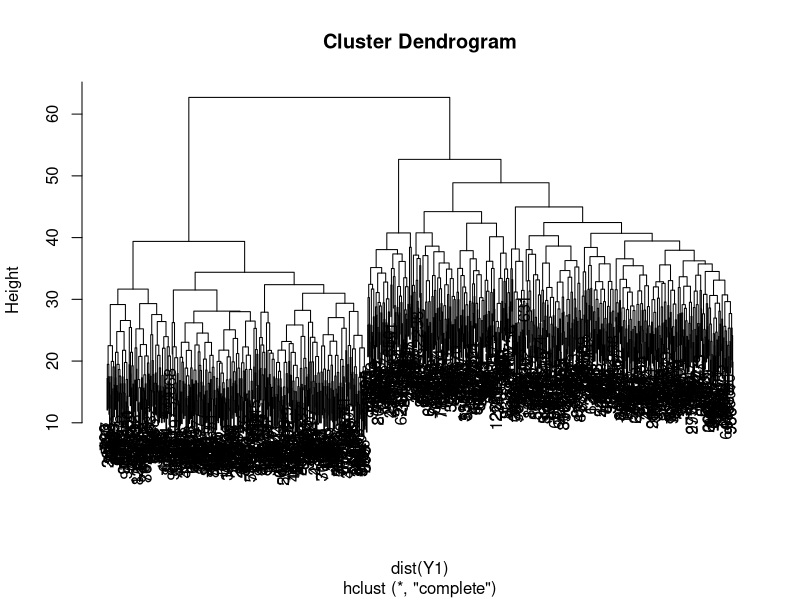

Write R code to recreate this figure.
### Simulate the Data####
###################################################
rm(list = ls())
#ls()
########METHOD 1###########################
### Parameters #######
phi1<- c(0.25,0.75)
phi2<- c(0.1,0.9)
Pi<- c(0.4,0.6)
lambda1<- rgamma(n=100,shape=0.5,rate=1/2)
lambda2<- rgamma(n=100,shape = 1,rate = 1/2)
lambda1
lambda2
### 1.Generate 2 vectors of U####################
U1<- rbinom(n=100,size=1,prob = phi1[1])
U2<- rbinom(n=100,size=1,prob = phi2[1])

#U1
#U2
#U3<- rbinom(n=10,size=1,prob = 0.1)
### 2.Generate cluster assignments###
Z<- sample(2,1000,replace = TRUE,prob =Pi )
#Z
### 3. Generate Y1,...,YN###
M<- length(U1)
N<- length(Z)
Y<- matrix(rep(0,M*N),ncol=N)
#Y
for (i in 1:N){
  if(Z[i]==1){
    for(j in 1:length(U1)){
      if(U1[j]==1){Y[j,i]<- 0}
      else {Y[j,i]<- rpois(1,lambda = lambda1[j])}
    }
  }
  else if(Z[i]==2){
    for(j in 1:length(U1)){
      if(U2[j]==1){Y[j,i]<- 0}
      else {Y[j,i]<- rpois(1,lambda = lambda2[j])}
    }
    
  }
  
}

Y[,1]
#print(Y)
#Y1<- t(Y)
#plot(hclust(dist(Y1)))
#ls()
#t(Y)
sum(U1)/length(U1)
sum(U2)/length(U2)
sum(Z==1)/length(Z)

rm(list=c("i","j","M","N","phi1","phi2","Pi","Z"))
ls()
##########################################################################

### Simulate the Data: Method 3 ####
###################################################
rm(list = ls())
#ls()
###################################################
### Function of ZIP Simulation Function###
ZIPDist<- function(n,pi,theta){
  U<- rbinom(size = 1,n=n,p=pi)
  Y<- NULL
  for(i in 1:n){
    if (U[i]==1){
      Y<- c(Y,0)
    }
    else {
      Y<- c(Y,rpois(1,lambda = theta))
    }
  }
  return(Y)
}

#sim1<- ZIPDist(n=10000,pi=0.2,theta=20)
#sim1
#hist(sim1)
####################################################################
########METHOD 1###########################
### Parameters #######
M<- 100
N<- 1000  
phi1<- c(0.25,0.75)
phi2<- c(0.1,0.9)
Pi<- c(0.4,0.6)
lambda1<- rgamma(n=M,shape=0.5,rate=1/2)
#lambda2<- rgamma(n=M,shape = 1.5,rate = 1/2)
lambda2<- rgamma(n=M,shape = 2,rate = 1/2)

#lambda1
#lambda2

#Phi1_vec <- NULL
#Phi2_vec <- NULL
#for(s in 1:20){
#phi1<- c(0.25,0.75)
#phi2<- c(0.1,0.9)
#Pi<- c(0.4,0.6)
#lambda1<- lambda11
# lambda2<- lambda22
#  print(s)


### 1.Generate 2 vectors of Z For the Clusters####################
Z<- sample(2,N,replace = TRUE,prob =Pi )

Y<- matrix(rep(0,M*N),ncol=N)
#Y
for (i in 1:N){
  if(Z[i]==1){
    for(j in 1:M){
      Y[j,i]<- ZIPDist(n=1,pi=phi1[1],theta=lambda1[j])
      
    }
  }
  else if(Z[i]==2){
    for(j in 1:M){
      Y[j,i]<- ZIPDist(n=1,pi=phi2[1],theta=lambda2[j])
      
    }
    
  }
  
}

#Y[,1]
#print(Y)
Y1<- t(Y)
#print(Y1)
#Y1[,1:10]
plot(hclust(dist(Y1)))
#ls()
#t(Y)
#sum(U1)/length(U1)
#sum(U2)/length(U2)
sum(Z==1)/length(Z)

rm(list=c("i","j","M","N","phi1","phi2","Pi","Z"))
#ls()

###################################################################
#### Posterior Pi & Z_nk####
posteriors<- function(Y,Pi,phi1,phi2,lambda1,lambda2){
  N<- ncol(Y)
  M<- nrow(Y)
  b2<- matrix(rep(0,N*M),nrow=M)
  for(j in 1:ncol(Y)){
    for(i in 1:nrow(Y)){ 
      if(Y[i,j]==0){b2[i,j]<- phi1+((1-phi1)*exp(-lambda1[i]))}
      else {b2[i,j]<- (1-phi1)*dpois(Y[i,j],lambda1[i])}
    }
  }
  b3<- matrix(rep(0,N*M),nrow=M)
  for(j in 1:ncol(Y)){
    for(i in 1:nrow(Y)){
      if(Y[i,j]==0){b3[i,j]<- phi2+((1-phi2)*exp(-lambda2[i]))}
      else {b3[i,j]<- (1-phi2)*dpois(Y[i,j],lambda2[i])}
    }
  }
  b22<- Pi*apply(b2,2,prod)
  
  b33<- (1-Pi)*apply(b3,2,prod)
  postprobs<- b22/(b22+b33)
  Pi<- mean(postprobs)
  ZZ<- cbind(postprobs,1-postprobs)
  out1<- list(Pi,postprobs,ZZ)
  names(out1)<- c("Pi_hat","postprobs","ZZ")
  return(out1)
}
  
  
#posteriors(Y,Pi=0.4,phi1=0.25,phi2=0.1,lambda1=lambda1,lambda2=lambda2)
#################################################################################
#### U_kg####
IndUKG<- function(Y,Pi,phi1,phi2,lambda1,lambda2){
  N<- ncol(Y)
  M<- nrow(Y)
  ukg<- matrix(rep(0,M*N),nrow=M)
  for(j in 1:ncol(Y)){
    for(i in 1:nrow(Y)){
      if(Y[i,j]==0){ukg[i,j]<- (Pi*phi1+(1-Pi)*phi2)/(Pi*(phi1+(1-phi1)*exp(-lambda1[i]))+
                                                        (1-Pi)*(phi2+(1-phi2)*exp(-lambda2[i])))}
      else {ukg[i,j]<- 0}
    }
    
  }
  return(ukg)
}

#IndUKG(Y,Pi=0.4,phi1=0.25,phi2=0.1,lambda1=lambda1,lambda2=lambda2)
############################################################################################
#### Phi_hats###
phi_hats<- function(Y,postprobs,ukg){
  M<- nrow(Y)
  comb1<- postprobs*t(ukg)
  phi_hat1<- sum(comb1)/(M*sum(postprobs))
  #phi_hat1
  comb2<- (1-postprobs)*t(ukg)
  phi_hat2<- sum(comb2)/(M*sum(1-postprobs))
  #phi_hat2
  return(c(phi_hat1,phi_hat2))
}  
  
#phi_hats(Y,postprobs=posteriors(Y,Pi=0.4,phi1=0.25,phi2=0.1,lambda1=lambda1,lambda2=lambda2)$postprobs

 #        ,ukg=IndUKG(Y,Pi=0.4,phi1=0.25,phi2=0.1,lambda1=lambda1,lambda2=lambda2))
  

#################################################################################################
#### Lambda_hats####
lambda_hats<- function(Y,ukg,postprobs){
  d1<- (1-ukg)*Y
  d12<- apply((postprobs*t(d1)),2,sum)
  d13<- apply((postprobs*t(1-ukg)),2,sum)
  
  d22<- apply(((1-postprobs)*t(d1)),2,sum)
  d23<- apply(((1-postprobs)*t(1-ukg)),2,sum)
  for (i in 1:length(d13)){
    if (d13[i]==0) {d13[i]<- 0.000001}
    if (d23[i]==0) {d23[i]<- 0.000001}
  }
  
  
  lambda1<- d12/d13
  lambda2<- d22/d23
  
    
  
  return(cbind(lambda1,lambda2))
}

#lambda_hats(Y,ukg=IndUKG(Y,Pi=0.4,phi1=0.25,phi2=0.1,lambda1=lambda1,lambda2=lambda2)
 #             ,postprobs=posteriors(Y,Pi=0.4,phi1=0.25,phi2=0.1,lambda1=lambda1,lambda2=lambda2)$postprobs)
  
#cbind(lambda1,lambda2)
#################################################################################
#################################################################################
#### E& M step: Iteration ####
EMZIPmixture2com<- function(Y,Pi_init,Phi1_init,Phi2_init,lambda1_init,lambda2_init,eps=1e-4,maxiter=1000){
  flag<- 0
  Pi_cur<- Pi_init
  Phi1_cur<- Phi1_init
  Phi2_cur<- Phi2_init
  lambda1_cur<- lambda1_init
  lambda2_cur<- lambda2_init
  iter<- NULL
  for (i in 1:maxiter){
    Pi_cur<- Pi_cur
    Phi1_cur<- Phi1_cur
    Phi2_cur<- Phi2_cur
    lambda1_cur<- lambda1_cur
    lambda2_cur<- lambda2_cur
    ### Pi_hat###
    posteriornew<- posteriors(Y,Pi=Pi_cur,phi1=Phi1_cur,phi2=Phi2_cur,lambda1=lambda1_cur,lambda2=lambda2_cur)
    
    Pi_new<- posteriornew$Pi_hat
    ### Phi_hat###
    Phi_hatnew<- phi_hats(Y,posteriornew$postprobs,
                          ukg= IndUKG(Y,Pi=Pi_cur,phi1=Phi1_cur,phi2=Phi2_cur,lambda1=lambda1_cur,
                                      lambda2=lambda2_cur))
    Phi1_new<- Phi_hatnew[1]
    Phi2_new<- Phi_hatnew[2]
    ### lambda_hat###
    lambda_new<- lambda_hats(Y,ukg=IndUKG(Y,Pi=Pi_cur,phi1=Phi1_cur,phi2=Phi2_cur,lambda1=lambda1_cur,
                                          lambda2=lambda2_cur)
                  ,postprobs=posteriornew$postprobs)
    lambda1_new<- lambda_new[,1]
    lambda2_new<- lambda_new[,2]
    ############################################################
    diff1<- abs(Pi_new-Pi_cur)
    diff2<- abs(Phi1_new-Phi1_cur)
    diff3<- abs(Phi2_new-Phi2_cur)
    diff4<- mean(abs(lambda1_new-lambda1_cur))
    diff5<- mean(abs(lambda2_new-lambda2_cur))
    if ((diff1<eps) & (diff2<eps) & (diff3<eps) & (diff4<eps) & ( diff5<eps)){flag<- 1; break}
    Pi_cur<- Pi_new
    Phi1_cur<- Phi1_new
    Phi2_cur<- Phi2_new
    lambda1_cur<- lambda1_new
    lambda2_cur<- lambda2_new
  }
  if (!flag) warning("Didn't converge \n")
  update_estimates<- list(Pi_cur,c(Phi1_cur,1-Phi1_cur),c(Phi2_cur,1-Phi2_cur),cbind(lambda1_cur,lambda2_cur),i)
  names(update_estimates)<- c("Pi_hat","Phi1_hats","Phi2_hats","lambda_hats","iteration")
  return(update_estimates)
  #}
  
}


myout1<- EMZIPmixture2com(Y,Pi_init=0.4,Phi1_init=0.25,Phi2_init=0.1,lambda1_init=lambda1,
                          lambda2_init=lambda2,eps=1e-4,maxiter=1000)
  


myout1
myout1$lambda_hats[,1]
lambda1
myout1$lambda_hats[,2]
lambda2
